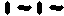

The image is a tile-based game level rendered from a .tmx file. Its description and complete source (layers, tilesets, objects, tile grids) follow:
An orthogonal 4x1 tile map with 16x16 px tiles, 2 tile layers (Character, Weapon), 2 tilesets.

<map version="1.0" orientation="orthogonal" renderorder="right-down" width="4" height="1" tilewidth="16" tileheight="16">
 <tileset firstgid="1" name="characters" tilewidth="16" tileheight="16">
  <image source="characters.png" width="192" height="128" />
  <tile id="4">
   <animation>
    <frame tileid="4" duration="250" />
    <frame tileid="3" duration="250" />
    <frame tileid="4" duration="250" />
    <frame tileid="5" duration="250" />
   </animation>
  </tile>
  <tile id="16">
   <animation>
    <frame tileid="16" duration="250" />
    <frame tileid="15" duration="250" />
    <frame tileid="16" duration="250" />
    <frame tileid="17" duration="250" />
   </animation>
  </tile>
  <tile id="28">
   <animation>
    <frame tileid="28" duration="250" />
    <frame tileid="27" duration="250" />
    <frame tileid="28" duration="250" />
    <frame tileid="29" duration="250" />
   </animation>
  </tile>
  <tile id="40">
   <animation>
    <frame tileid="40" duration="250" />
    <frame tileid="39" duration="250" />
    <frame tileid="40" duration="250" />
    <frame tileid="41" duration="250" />
   </animation>
  </tile>
 </tileset>
 <tileset firstgid="97" name="bad-stick" tilewidth="16" tileheight="16">
  <image source="bad-stick.png" width="64" height="16" />
  <tile id="0">
   <animation>
    <frame tileid="1" duration="150" />
    <frame tileid="0" duration="150" />
    <frame tileid="3" duration="200" />
   </animation>
  </tile>
  <tile id="2">
   <animation>
    <frame tileid="1" duration="100" />
    <frame tileid="2" duration="100" />
    <frame tileid="3" duration="300" />
   </animation>
  </tile>
 </tileset>
 <layer name="Character" width="4" height="1">
  <data>
   <tile gid="5" />
   <tile gid="29" />
   <tile gid="41" />
   <tile gid="17" />
  </data>
 </layer>
 <layer name="Weapon" width="4" height="1">
  <data>
   <tile gid="97" />
   <tile gid="99" />
   <tile gid="97" />
   <tile gid="99" />
  </data>
 </layer>
</map>
